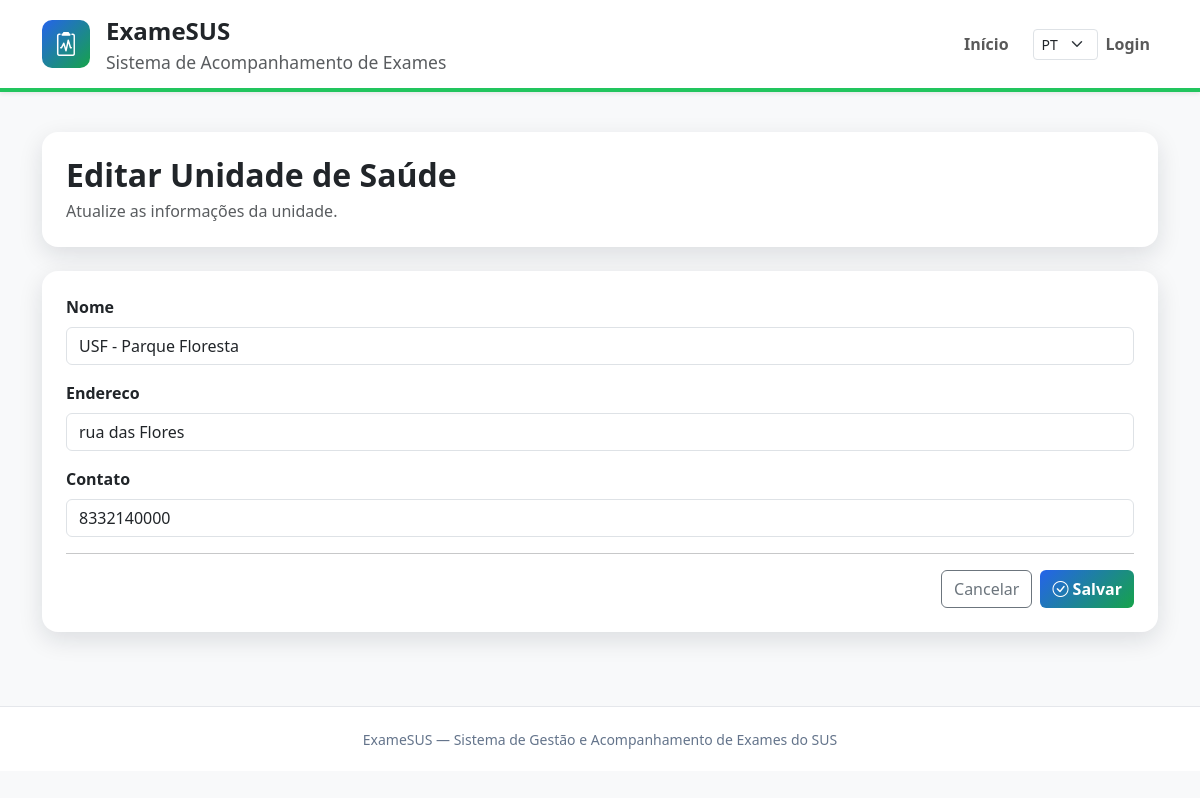
The app's page /unidades/1/editar/ with its own data.
### unidades/models.py (models this page shows, shortened)
class UnidadeSaude(models.Model):
    nome = models.CharField(max_length=100)
    endereco = models.CharField(max_length=200)
    contato = models.CharField(max_length=50)

### unidades/views.py (the view)
# urls.py: path("<int:id>/editar/", views.editar_unidade, name="editar"),
def editar_unidade(request, id):
    unidade = get_object_or_404(UnidadeSaude, id=id)
    form = UnidadeSaudeForm(request.POST or None, instance=unidade)
    if request.method == "POST":
        if form.is_valid():
            form.save()
            messages.success(request, "Unidade atualizada com sucesso.")
            return redirect("unidades:listar")
    return render(request, "unidades/form.html", {
        "form": form,
        "titulo": "Editar Unidade de Saúde",
        "descricao": "Atualize as informações da unidade.",
    })

### unidades/forms.py
class UnidadeSaudeForm(forms.ModelForm):
    class Meta:
        model = UnidadeSaude
        fields = ["nome", "endereco", "contato"]
        widgets = {
            "nome": forms.TextInput(attrs={
                "class": "form-control",
                "placeholder": "Nome da unidade"
            }),
            "endereco": forms.TextInput(attrs={
                "class": "form-control",
                "placeholder": "Endereço completo"
            }),
            "contato": forms.TextInput(attrs={
                "class": "form-control",
                "placeholder": "(83) 99999-9999"
            }),
        }

### templates/unidades/form.html (shortened to what this page needs)
{% extends 'base.html' %}
{% block content %}
<section class="container py-4">
    <div class="card card-examesus p-4 mb-4">
        <h2 class="fw-bold mb-1">
            {{ titulo }}
        </h2>
        <p class="text-muted mb-0">
            {{ descricao }}
        </p>
    </div>
    <div class="card card-examesus p-4">
        <form method="post">
            {% for field in form %}
                <div class="mb-3">
                    <label class="form-label fw-semibold">
                        {{ field.label }}
                    </label>
                    {{ field }}
                </div>
            {% endfor %}
            <hr>
            <div class="d-flex justify-content-end gap-2">
                <a href="{% url 'unidades:listar' %}"
                   class="btn btn-outline-secondary">
                    Cancelar
                </a>
                <button class="btn btn-examesus">
                    <i class="bi bi-check-circle"></i>
                    Salvar
                </button>
            </div>
        </form>
    </div>
</section>
{% endblock %}

### static/css/style.css (style rules this page uses)
:root { --azul: #2563eb; --verde: #16a34a; --roxo: #7c3aed; --laranja: #f97316; --fundo: #eef8ff; --texto: #0f172a; }
body { background: var(--fundo); color: var(--texto); min-height: 100vh; }
.btn-examesus { background: linear-gradient(135deg, var(--azul), var(--verde)); color: white; border: none; font-weight: 600; }
.card-examesus { border: none; border-radius: 16px; box-shadow: 0 8px 24px rgba(15, 23, 42, 0.12); }

### records on screen
UnidadeSaude: form "USF - Parque Floresta" "rua das Flores" "8332140000"

### other values on screen
{{ titulo }} "Editar Unidade de Saúde"
{{ descricao }} "Atualize as informações da unidade."
{{ field.label }} "Nome" "Endereco" "Contato"
